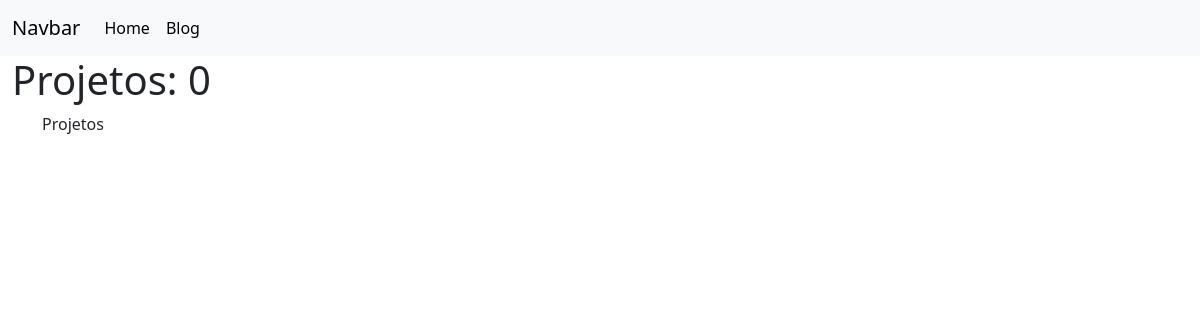
Page /projetos/ on the earlier database version.
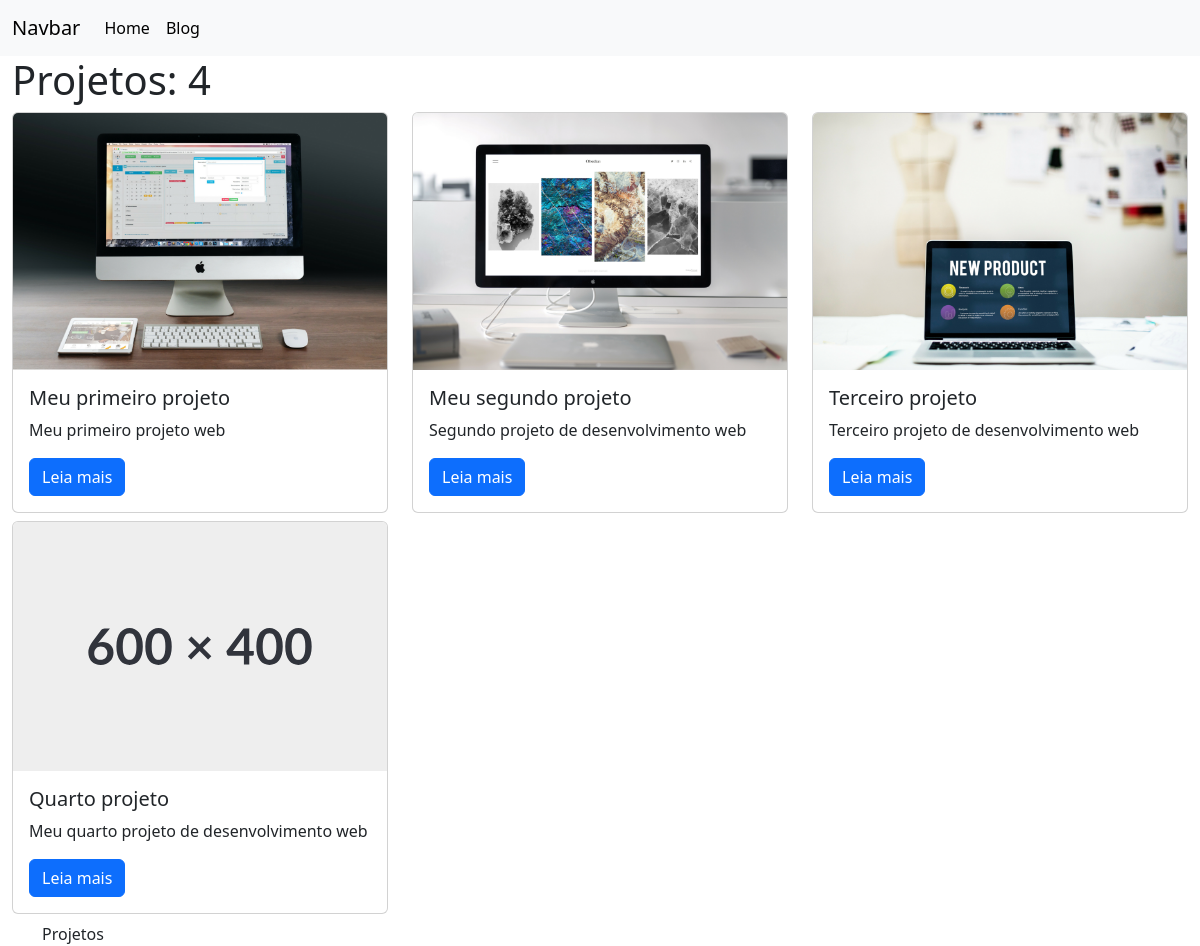
Same page on the later database version.
### projetos/models.py (models this page shows, shortened)
class Projeto(models.Model):
    titulo = models.CharField(max_length=100)
    descricao = models.TextField()
    tecnologias = models.CharField(max_length=20)
    imagem = models.FileField(upload_to='imagens_projetos', blank=True)
    publicado = models.BooleanField(default=False)

### projetos/views.py (the view)
# urls.py: path('', views.index, name='index'),
def index(request):
    projetos = Projeto.objects.filter(publicado=True)
    quantidade = projetos.count()
    context = {
        'projetos': projetos,
        'quantidade': quantidade,
    }
    return render(request, 'projetos/index.html', context)

### projetos/templates/projetos/index.html
{% extends 'base.html' %}
{% block page_title %}
Projetos
{% endblock %}
{% block page_content %}
<h1>Projetos: {{ quantidade }}</h1>
<div class="row">
    {% for projeto in projetos %}
    <div class="col-md-4">
        <div class="card mb-2">
            {% if not projeto.imagem %}
            <img class="card-img-top" src="https://placehold.co/600x400" alt="">
            {% else %}
            <img class="card-img-top" src="{{ projeto.imagem.url }}" alt="">
            {% endif %}
            <div class="card-body">
                <h5 class="card-title">{{ projeto.titulo }}</h5>
                <p class="card-text">{{ projeto.descricao | slice:'60' }}</p>
                <a class="btn btn-primary" href="{% url 'detalhe' projeto.pk %}">
                    Leia mais
                </a>
            </div>
        </div>
    </div>
    {% endfor %}
</div>
{% endblock %}

### setup/templates/base.html (shortened to what this page needs)
<!DOCTYPE html>
<html lang="en">
<head>
    <link href="https://cdn.jsdelivr.net/npm/bootstrap@5.3.7/dist/css/bootstrap.min.css" rel="stylesheet"
 />
</head>
<body>
    <nav class="navbar navbar-expand-lg bg-body-tertiary">
        <div class="container-fluid">
            <a class="navbar-brand" href="#">Navbar</a>
            <div class="collapse navbar-collapse" id="navbarNav">
                <ul class="navbar-nav">
                    <li class="nav-item">
                        <a class="nav-link active" aria-current="page" href="{% url 'index' %}">Home</a>
                    </li>
                    <li class="nav-item">
                        <a class="nav-link active" aria-current="page" href="{% url 'blog_index' %}">Blog</a>
                    </li>
                </ul>
            </div>
        </div>
    </nav>
    <div class="container-fluid">
        {% block page_content %}{% endblock %}
    </div>
    <div class="container">
        {% block page_title %}{% endblock %}
    </div>
</body>
</html>

Differences in the rows shown:
now on this page (row edited): Projeto: imagem (picture), titulo "Meu primeiro projeto", descricao "Meu primeiro projeto web"
now on this page (row edited): Projeto: imagem (picture), titulo "Meu segundo projeto", descricao "Segundo projeto de desenvolvimento web"
now on this page (row edited): Projeto: imagem (picture), titulo "Terceiro projeto", descricao "Terceiro projeto de desenvolvimento web"
added Projeto: imagem (picture), titulo "Quarto projeto", descricao "Meu quarto projeto de desenvolvimento web"
Other differences:
{{ quantidade }}: "0" → "4"
